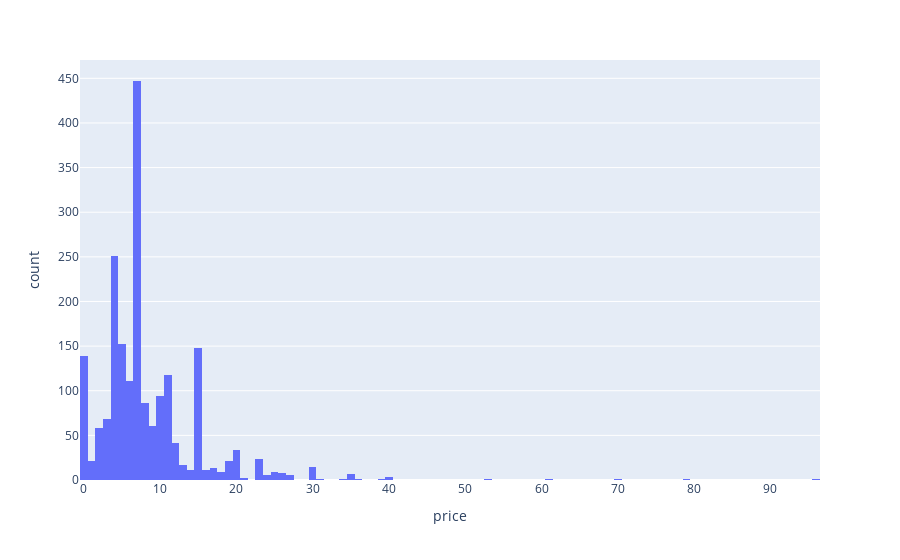

The notebook cell saved with this chart:
### Code cell
fig = px.histogram(data,x = "price")
fig.show()

### Figure 1 — Plotly figure (JSON) as saved in the notebook; plotly's stock layout.template omitted (floating-point values rounded to 4 significant figures; data arrays with more than 128 entries replaced by an {"elided": "..."} marker saying what was removed)
{"data": [{"alignmentgroup": "True", "bingroup": "x", "hovertemplate": "price=%{x}<br>count=%{y}<extra></extra>", "legendgroup": "", "marker": {"color": "#636efa", "pattern": {"shape": ""}}, "name": "", "offsetgroup": "", "orientation": "v", "showlegend": false, "type": "histogram", "x": {"elided": "2000 float values"}, "xaxis": "x", "yaxis": "y"}], "layout": {"barmode": "relative", "legend": {"tracegroupgap": 0}, "margin": {"t": 60}, "xaxis": {"anchor": "y", "domain": [0, 1], "title": {"text": "price"}}, "yaxis": {"anchor": "x", "domain": [0, 1], "title": {"text": "count"}}}}
